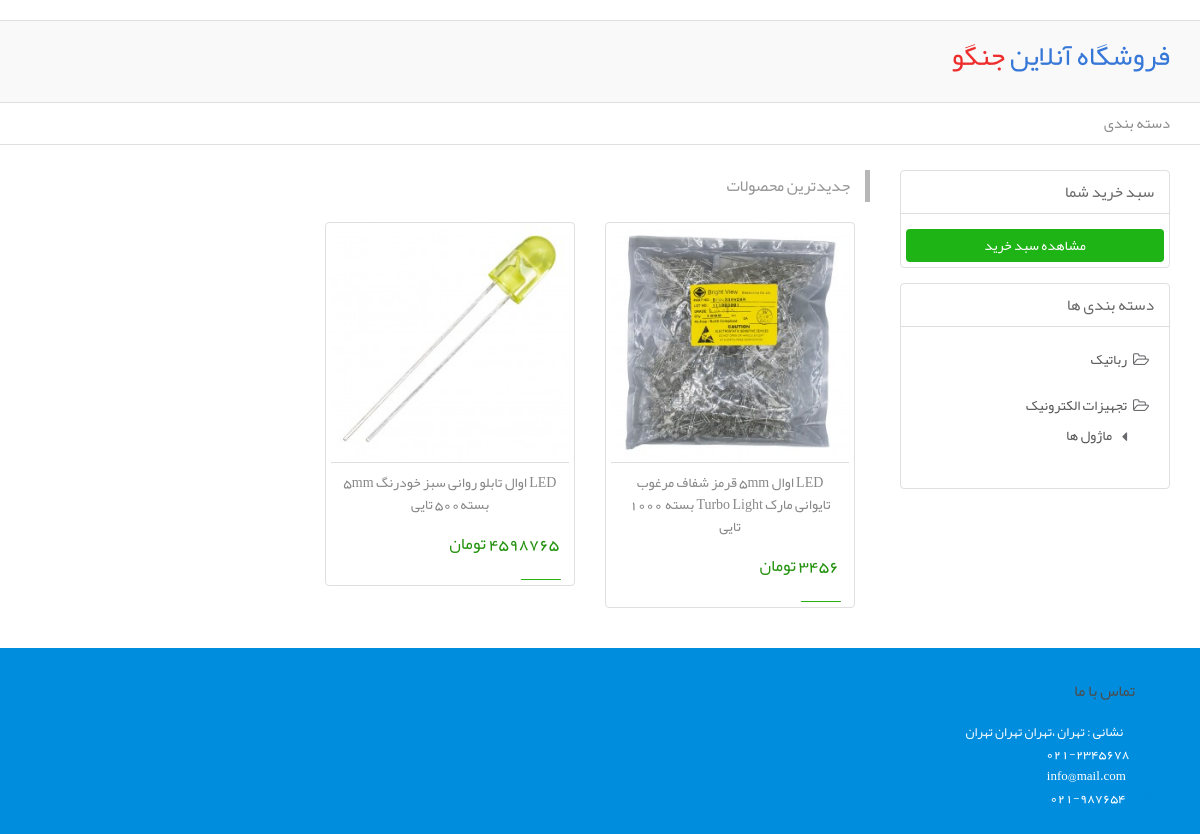
The page / on the database its author committed.
### shop/models.py (models this page shows, shortened)
class Category(models.Model):
    name = models.CharField(max_length=200)
    display_name = models.CharField(max_length=200)
    parent_id = models.ForeignKey(
        'Category', on_delete=models.CASCADE, default=None, blank=True, null=True)

class Product(models.Model):
    code = models.CharField(max_length=200)
    name = models.CharField(max_length=200)
    short_description = models.TextField()
    product_picture = models.ImageField(upload_to='Product')
    description = models.TextField()
    price = models.IntegerField()
    count = models.IntegerField()
    category = models.ManyToManyField('Category')
    tag = models.ManyToManyField('Tag')
    provider = models.ForeignKey('Provider', on_delete=models.CASCADE)
    creation_time = models.DateTimeField()

### shop/views.py (the view)
# urls.py: 2. Add a URL to urlpatterns:  path('', views.home, name='home')
def home(request):
    products = Product.objects.all()
    categories = Category.objects.all()
    return render(request, "index.html", {
        "products": products,
        "categories": categories
    })

### templates/index.html (shortened to what this page needs)
﻿{% extends "base.html" %}
{% block content %}
<section class="last-products">
                    <header><h3> جدیدترین محصولات </h3> </header>
                    <article>
                        {% for product in products %}
                        <a href="/product/{{product.id}}">
                        <div class="col-md-4 col-sm-6 product">
                            <div class="border-radius">
                               <span>
                                  <img src="/media/{{product.product_picture}}"/>
                               </span>
                               <h2> {{product.name}} </h2>
                               <span class="col-md-9 col-sm-9 col-xs-9 price-layer">
                                  <label>{{product.price}}  تومان</label>
                               </span>
                               <a href="/product/{{product.id}}" class="col-md-2 col-sm-2 col-xs-2 col-md-offset-1 col-sm-offset-1 col-xs-offset-1 buy-button border-radius">
                               </a>
                            </div>
                         </div>
                        </a>
                        {% endfor %}
                    </article>
                </section>
{% endblock %}

### templates/base.html (shortened to what this page needs)
{% load static %}
<!DOCTYPE html>
<html class="no-js" dir="rtl" lang="fa-IR">
	<head>
		<link rel="stylesheet" type="text/css" href="{% static 'css/bootstrap.min.css' %}">
		<link rel="stylesheet" type="text/css" href="{% static 'css/bootstrap-rtl.min.css' %}">
        <link rel="stylesheet" type="text/css" href="{% static 'css/font-awesome.min.css' %}">
        <link rel="stylesheet" type="text/css" href="{% static 'css/carousel.css' %}">
		<link rel="stylesheet" type="text/css" href1="{% static 'css/owl.carousel.css' %}">
		<link rel="stylesheet" type="text/css" href="{% static 'css/style.css' %}">
	</head>
	<body>
		<div class="top-nav">
		</div>
		<header class="header-site">
            <div class="container">
                <div class="col-md-7 col-sm-7 logo-layer">
                    <a href="/">
                    <h1>فروشگاه آنلاین <span>جنگو</span> </h1>
                    </a>
                </div>
                <div class="clearfix"></div>
            </div>
		</header>
        <nav class="mega-menu">
            <div class="container">
                <ul>
                    <li><a href="#"> دسته بندی</a></li>
                </ul>
            </div>
        </nav>
        <div class="container margin-top-25">
            <aside class="col-md-3 col-sm-4 right-side-content">
                <section class="border-radius basket-side">
                    <header><h3> سبد خرید شما  </h3></header>
                    <article>
                        <a href="/basket" class="show-basket-button border-radius">مشاهده سبد خرید</a>
                    </article>
                </section>
                <section class="border-radius category-side">
                    <header><h3> دسته بندی ها </h3></header>
                        <article>
                            <ul class="category-menu">
                                {% for category in categories %}
                                {% if category.parent_id == None %}
                                <li>
                                   <h2><a href="#">{{category.display_name}}</a></h2>
                                   <ul class="child-category-menu">
                                    {% for subCategory in categories %}
                                        {% if subCategory.parent_id.id == category.id %}
                                        <li><h2><a href="#">{{subCategory.display_name}}</a></h2></li>
                                        {% endif %}
                                    {% endfor %}
                                   </ul>
                                </li>
                                {% endif %}
                                {% endfor %}
                            </ul>
                        </article>
                </section>
            </aside>
            <div class="col-md-9 col-sm-8 left-side-content">
                {% block content %}
                {% endblock %}
            </div>
        </div>
            <footer >
                <div class="top-footer bottom-footer">
                    <div class="container">
                       <section class="col-lg-4 col-md-4 contact-section">
                          <header><h3> تماس با ما </h3></header>
                          <article>
                             <p><i class="fa fa-map-o"></i> نشانی :  تهران ،تهران تهران تهران </p>
                             <p><i class="fa fa-volume-control-phone"></i> 021-2345678 </p>
                             <p><i class="fa fa-envelope"></i> info@mail.com</p>
                             <p><i class="fa fa-fax"></i> 021-987654 </p>
                          </article>
                       </section>
                    </div>
                </div>
              </footer>
        </body>
</html>

### rows shown on the page
Category: display_name "رباتیک"
Category: display_name "تجهیزات الکترونیک"
Category: display_name "ماژول ها"
Product: product_picture (picture), name "LED اوال 5mm قرمز شفاف مرغوب تایوانی مارک Turbo Light بسته 1000 تایی", price "3456"
Product: product_picture (picture), name "LED اوال تابلو روانی سبز خودرنگ 5mm بسته500 تایی", price "4598765"
